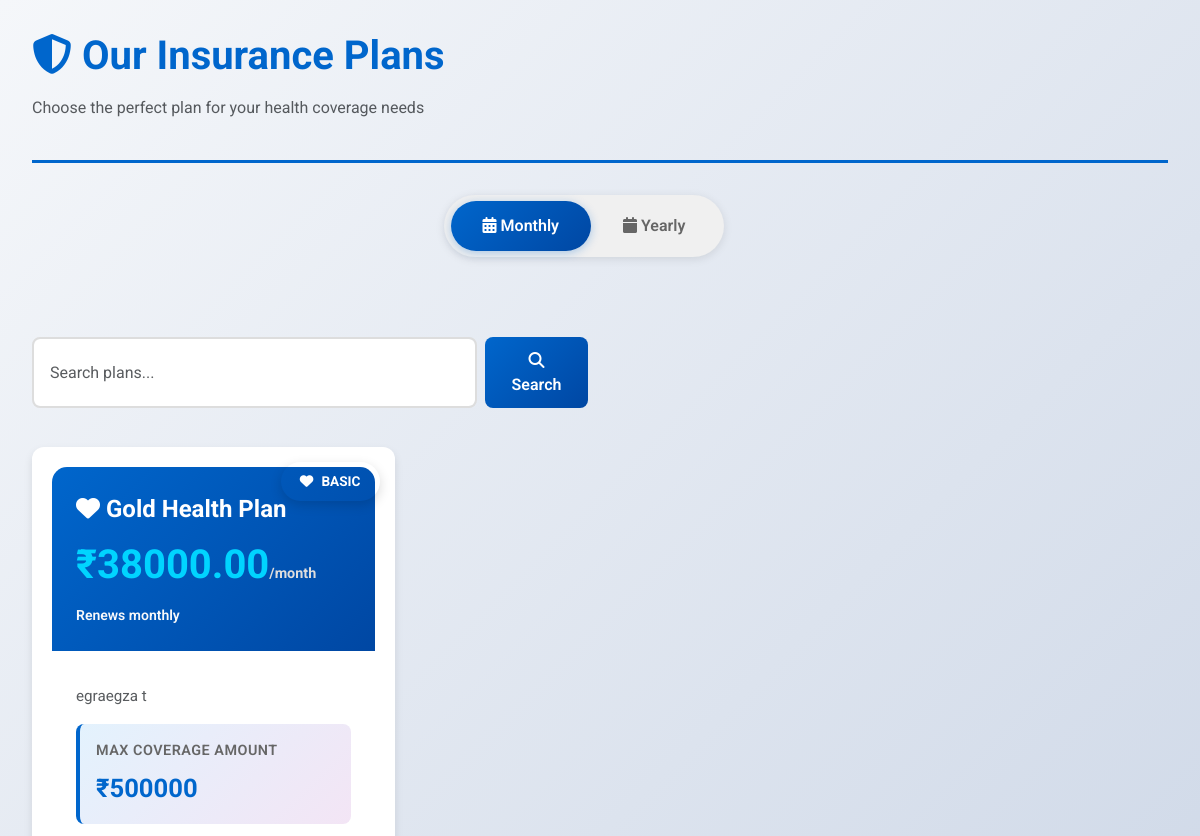
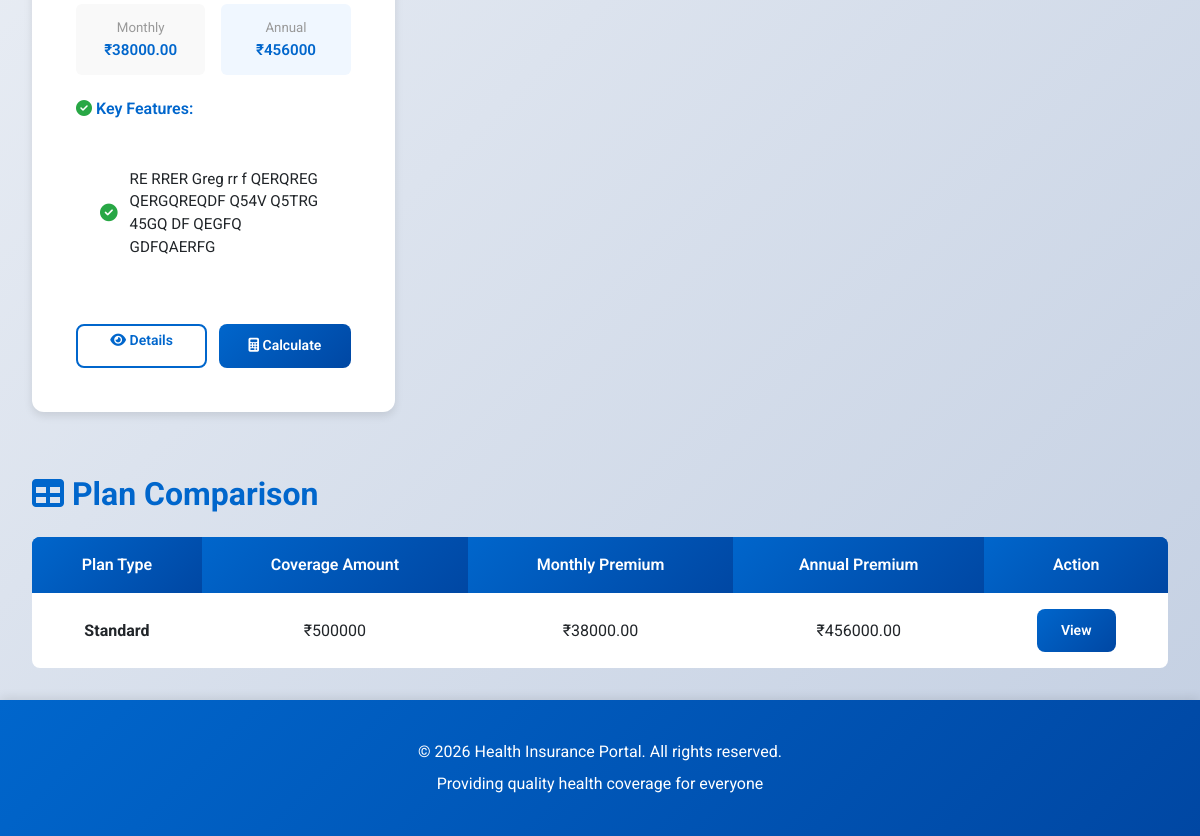
The app's page /plans/, older data (2 pictures, top to bottom).
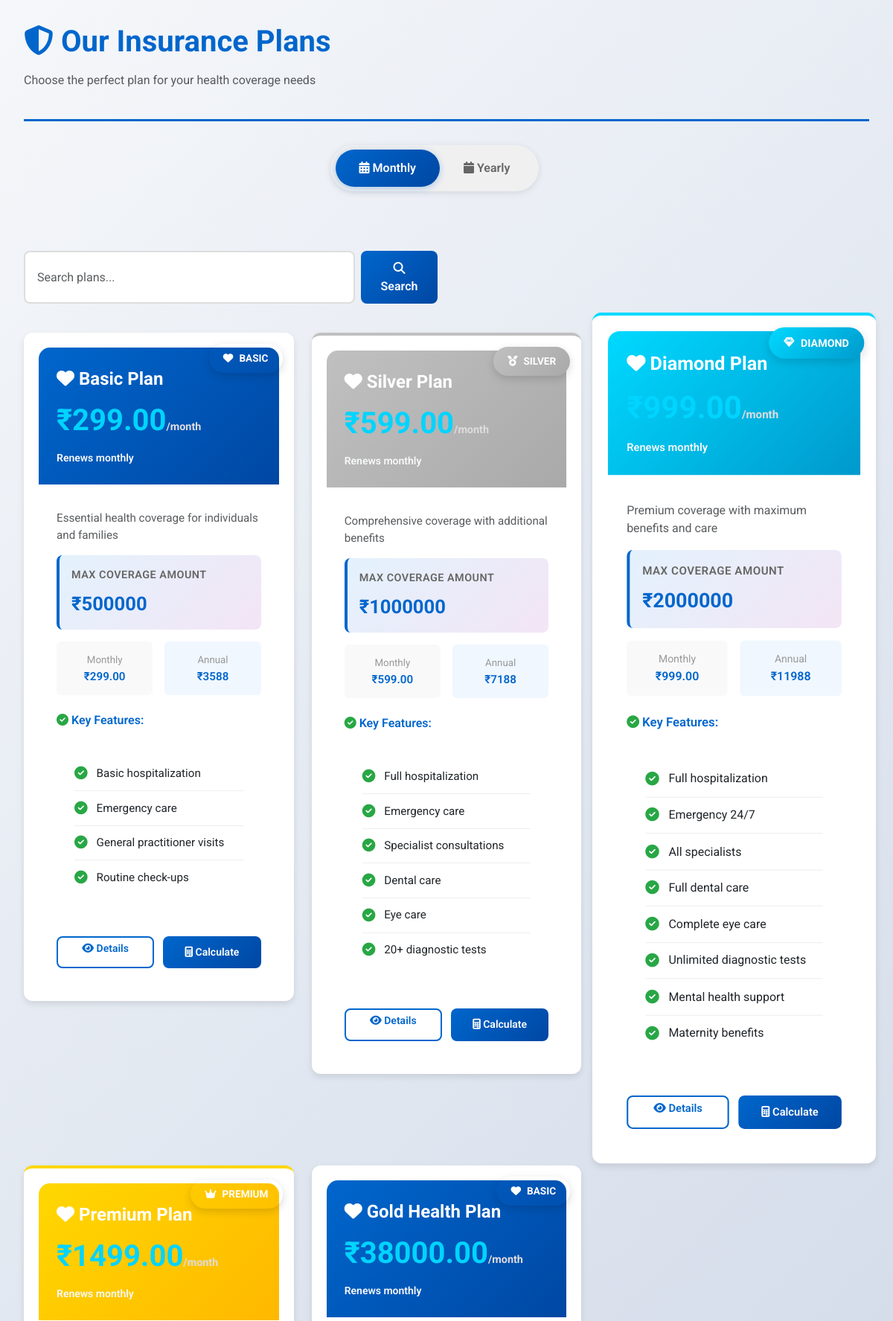
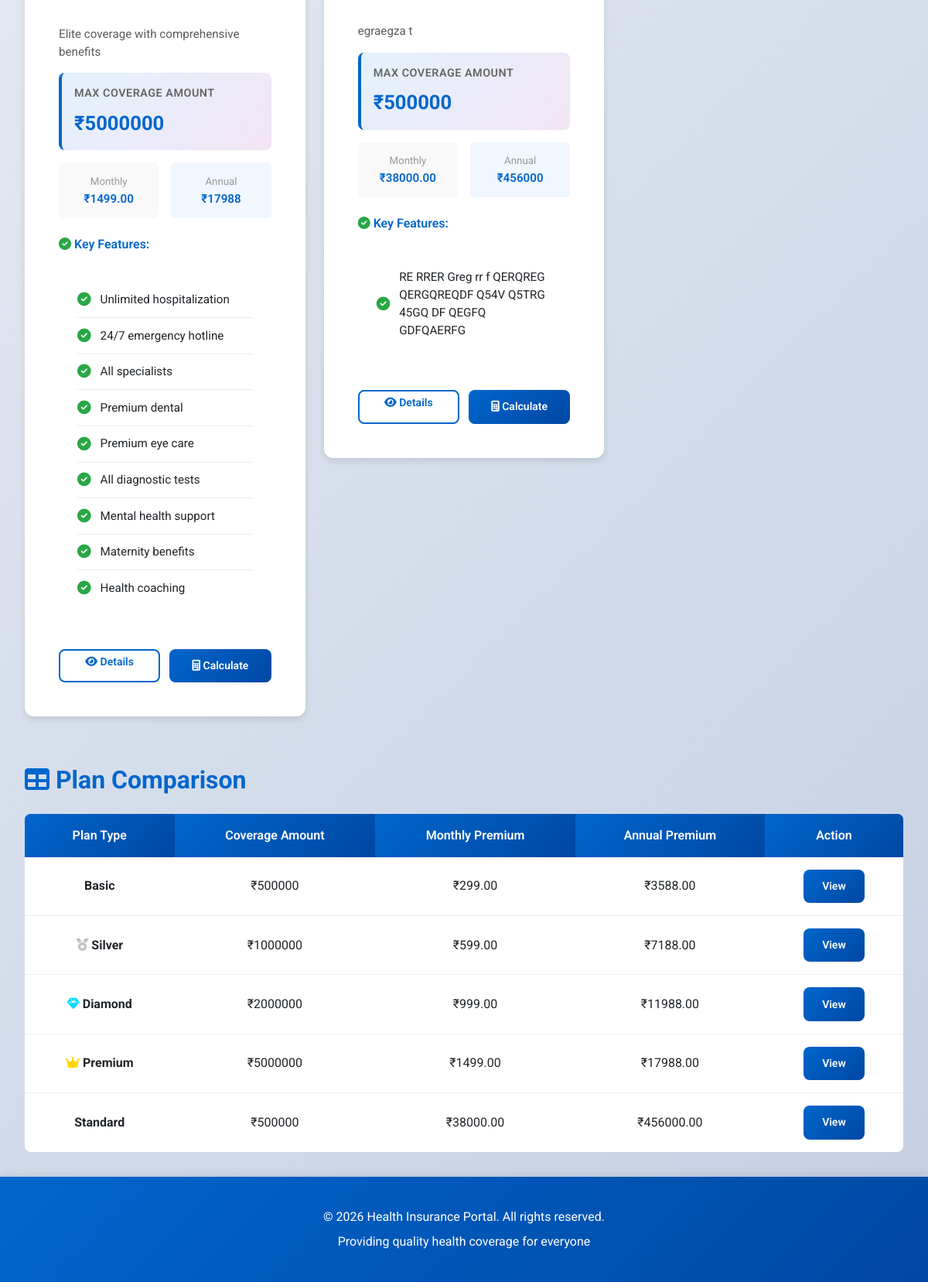
The same page, newer data (2 pictures, top to bottom).
### insurance/models.py (models this page shows, shortened)
class InsurancePlan(models.Model):
    PLAN_TYPE_CHOICES = [
        ('basic', 'Basic'),
        ('silver', 'Silver'),
        ('standard', 'Standard'),
        ('diamond', 'Diamond'),
        ('premium', 'Premium'),
    ]
    BILLING_FREQUENCY_CHOICES = [
        ('monthly', 'Monthly'),
        ('yearly', 'Yearly'),
    ]
    name = models.CharField(max_length=200)
    plan_type = models.CharField(max_length=20, choices=PLAN_TYPE_CHOICES)
    coverage_amount = models.DecimalField(max_digits=12, decimal_places=2)
    monthly_premium = models.DecimalField(max_digits=10, decimal_places=2)
    billing_frequency = models.CharField(max_length=20, choices=BILLING_FREQUENCY_CHOICES, default='monthly')
    description = models.TextField()
    features = models.TextField(help_text="Comma-separated list of features")
    is_active = models.BooleanField(default=True)
    created_at = models.DateTimeField(auto_now_add=True)
    def get_features_list(self):
        return [f.strip() for f in self.features.split(',') if f.strip()]
    def annual_premium(self):
        return self.monthly_premium * 12
    class Meta:
        ordering = ['monthly_premium']

### insurance/views.py (the view)
# urls.py: path('plans/', views.plan_list, name='plan_list'),
def plan_list(request):
    query = request.GET.get('q', '')
    plans = InsurancePlan.objects.filter(is_active=True)
    if query:
        plans = plans.filter(
            Q(name__icontains=query) |
            Q(description__icontains=query) |
            Q(plan_type__icontains=query)
        )
    return render(request, 'insurance/plan_list.html', {
        'plans': plans, 'query': query
    })

### insurance/templates/insurance/plan_list.html (shortened to what this page needs)
{% extends 'insurance/base.html' %}
{% block content %}
<div class="page-header">
    <h1><i class="fas fa-shield-alt"></i> Our Insurance Plans</h1>
    <p class="text-muted">Choose the perfect plan for your health coverage needs</p>
</div>
<div class="billing-toggle-container">
    <div class="billing-toggle">
        <button class="billing-btn active" onclick="toggleBilling('monthly')" id="monthlyBtn">
            <i class="fas fa-calendar-alt"></i> Monthly
        </button>
        <button class="billing-btn" onclick="toggleBilling('yearly')" id="yearlyBtn">
            <i class="fas fa-calendar"></i> Yearly
        </button>
    </div>
</div>
<div class="row mb-4">
    <div class="col-md-6">
        <form method="get" class="d-flex gap-2">
            <input type="text" name="q" value="{{ query }}" placeholder="Search plans..." class="form-control">
            <button type="submit" class="btn btn-primary"><i class="fas fa-search"></i> Search</button>
        </form>
    </div>
</div>
<div class="row" id="plansContainer">
    {% for plan in plans %}
        <div class="col-lg-4 col-md-6">
            <div class="card plan-card {% if plan.plan_type == 'diamond' %}diamond{% elif plan.plan_type == 'silver' %}silver{% elif plan.plan_type == 'premium' %}gold{% endif %}">
                <div class="plan-badge">
                    {% if plan.plan_type == 'diamond' %}
                        <i class="fas fa-gem"></i> DIAMOND
                    {% elif plan.plan_type == 'silver' %}
                        <i class="fas fa-medal"></i> SILVER
                    {% elif plan.plan_type == 'premium' %}
                        <i class="fas fa-crown"></i> PREMIUM
                    {% else %}
                        <i class="fas fa-heart"></i> BASIC
                    {% endif %}
                </div>
                <div class="card-header">
                    <div class="plan-name">
                        <i class="fas fa-heart"></i> {{ plan.name }}
                    </div>
                    <div class="price-display monthly-price" id="price-monthly-{{ plan.pk }}">
                        <div class="plan-price">₹{{ plan.monthly_premium }}<span class="plan-price-label">/month</span></div>
                        <small class="text-light">Renews monthly</small>
                    </div>
                </div>
                <div class="card-body">
                    <p class="text-muted mb-3" style="font-size: 0.95rem;">{{ plan.description }}</p>
                    <div class="mb-3 p-3" style="background: linear-gradient(135deg, #e3f2fd 0%, #f3e5f5 100%); border-radius: 8px; border-left: 4px solid var(--primary);">
                        <div class="detail-label" style="color: #666;">Max Coverage Amount</div>
                        <div class="detail-value" style="color: var(--primary); font-size: 1.6rem;">₹{{ plan.coverage_amount|floatformat:0 }}</div>
                    </div>
                    <div class="timeline-info">
                        <div style="display: flex; gap: 1rem; margin-bottom: 1rem;">
                            <div style="flex: 1; padding: 0.8rem; background: #f9f9f9; border-radius: 6px;">
                                <small style="color: #999;">Monthly</small>
                                <div style="font-weight: 600; color: var(--primary);">₹{{ plan.monthly_premium }}</div>
                            </div>
                            <div style="flex: 1; padding: 0.8rem; background: #f0f7ff; border-radius: 6px;">
                                <small style="color: #999;">Annual</small>
                                <div style="font-weight: 600; color: var(--primary);">₹{{ plan.annual_premium|floatformat:0 }}</div>
                            </div>
                        </div>
                    </div>
                    <h6 style="color: var(--primary); font-weight: 600; margin-top: 1.5rem; margin-bottom: 1rem;">
                        <i class="fas fa-check-circle" style="color: var(--success);"></i> Key Features:
                    </h6>
                    <ul class="plan-features">
                        {% for feature in plan.get_features_list %}
                            <li style="font-size: 0.95rem; padding: 0.6rem 0;">{{ feature }}</li>
                        {% endfor %}
                    </ul>
                    <div style="display: grid; grid-template-columns: 1fr 1fr; gap: 0.75rem; margin-top: 2rem;">
                        <a href="{% url 'insurance:plan_detail' plan.pk %}" class="btn btn-outline-primary btn-sm">
                            <i class="fas fa-eye"></i> Details
                        </a>
                        <a href="{% url 'insurance:premium_calculator' %}" class="btn btn-primary btn-sm">
                            <i class="fas fa-calculator"></i> Calculate
                        </a>
                    </div>
                </div>
            </div>
        </div>
    {% empty %}
        <div class="col-12">
            <div class="alert alert-info text-center" style="font-size: 1.1rem;">
                <i class="fas fa-info-circle"></i> No plans found matching your search.
            </div>
        </div>
    {% endfor %}
</div>
<div class="mt-5">
    <h2 class="mb-4"><i class="fas fa-table"></i> Plan Comparison</h2>
    <div class="table-responsive">
        <table class="table table-hover">
            <thead>
                <tr style="background: linear-gradient(135deg, #0066cc 0%, #0047a3 100%); color: white;">
                    <th style="color: white;">Plan Type</th>
                    <th style="color: white;">Coverage Amount</th>
                    <th style="color: white;">Monthly Premium</th>
                    <th style="color: white;">Annual Premium</th>
                    <th style="color: white;">Action</th>
                </tr>
            </thead>
            <tbody>
                {% for plan in plans %}
                    <tr>
                        <td>
                            <strong>
                                {% if plan.plan_type == 'diamond' %}
                                    <i class="fas fa-gem" style="color: #00d9ff;"></i>
                                {% elif plan.plan_type == 'silver' %}
                                    <i class="fas fa-medal" style="color: #c0c0c0;"></i>
                                {% elif plan.plan_type == 'premium' %}
                                    <i class="fas fa-crown" style="color: #ffd700;"></i>
                                {% endif %}
                                {{ plan.get_plan_type_display }}
                            </strong>
                        </td>
                        <td>₹{{ plan.coverage_amount|floatformat:0 }}</td>
                        <td>₹{{ plan.monthly_premium }}</td>
                        <td>₹{{ plan.annual_premium }}</td>
                        <td>
                            <a href="{% url 'insurance:plan_detail' plan.pk %}" class="btn btn-sm btn-primary">View</a>
                        </td>
                    </tr>
                {% endfor %}
            </tbody>
        </table>
    </div>
</div>
{% endblock %}

### insurance/templates/insurance/base.html (shortened to what this page needs)
<!DOCTYPE html>
{% load static %}
<html lang="en">
<head>
    <link href="https://cdn.jsdelivr.net/npm/bootstrap@5.3.0/dist/css/bootstrap.min.css" rel="stylesheet">
    <link rel="stylesheet" href="https://cdnjs.cloudflare.com/ajax/libs/font-awesome/6.4.0/css/all.min.css">
    <link rel="stylesheet" href="{% static 'insurance/style.css' %}">
</head>
<body>
    <div class="main-container">
        <div class="container-main">
            {% block content %}{% endblock %}
        </div>
    </div>
    <footer class="footer">
        <p>&copy; 2026 Health Insurance Portal. All rights reserved.</p>
        <p>Providing quality health coverage for everyone</p>
    </footer>
</body>
</html>

### insurance/templates/insurance/plan_list.html (style rules this page uses)
.plan-card { transition: all 0.3s ease; }
.billing-toggle-container { display: flex; justify-content: center; align-items: center; gap: 2rem; margin: 2rem 0 3rem 0; }
.billing-toggle { display: flex; gap: 0; background: #f0f0f0; border-radius: 50px; padding: 0.4rem; box-shadow: 0 2px 10px rgba(0, 0, 0, 0.1); }
.billing-btn { padding: 0.8rem 2rem; border: none; background: transparent; color: #666; border-radius: 50px; font-weight: 600; cursor: pointer; transition: all 0.3s ease; font-size: 1rem; }
.billing-btn.active { background: linear-gradient(135deg, #0066cc 0%, #0047a3 100%); color: white; box-shadow: 0 2px 10px rgba(0, 102, 204, 0.3); }
.price-display { transition: all 0.3s ease; }
.timeline-info { text-align: center; color: #666; font-size: 0.95rem; margin-top: 1rem; }

Row changes from the older to the newer data that the page shows:
added InsurancePlan: shows "BASIC", name "Basic Plan", monthly_premium "299.00", description "Essential health coverage for individuals and families", coverage_amount "500000", annual_premium "3588", get_features_list "Basic hospitalization" "Emergency care" "General practitioner visits" "Routine check-ups", plan_type "Basic", annual_premium "3588.00"
added InsurancePlan: shows "SILVER", name "Silver Plan", monthly_premium "599.00", description "Comprehensive coverage with additional benefits", coverage_amount "1000000", annual_premium "7188", get_features_list "Full hospitalization" "Emergency care" "Specialist consultations" "Dental care" "Eye care" "20+ diagnostic tests", plan_type "Silver", annual_premium "7188.00"
added InsurancePlan: shows "DIAMOND", name "Diamond Plan", monthly_premium "999.00", description "Premium coverage with maximum benefits and care", coverage_amount "2000000", annual_premium "11988", get_features_list "Full hospitalization" "Emergency 24/7" "All specialists" "Full dental care" "Complete eye care" "Unlimited diagnostic tests" "Mental health support" "Maternity benefits", plan_type "Diamond", annual_premium "11988.00"
added InsurancePlan: shows "PREMIUM", name "Premium Plan", monthly_premium "1499.00", description "Elite coverage with comprehensive benefits", coverage_amount "5000000", annual_premium "17988", get_features_list "Unlimited hospitalization" "24/7 emergency hotline" "All specialists" "Premium dental" "Premium eye care" "All diagnostic tests" "Mental health support" "Maternity benefits" "Health coaching", plan_type "Premium", annual_premium "17988.00"
